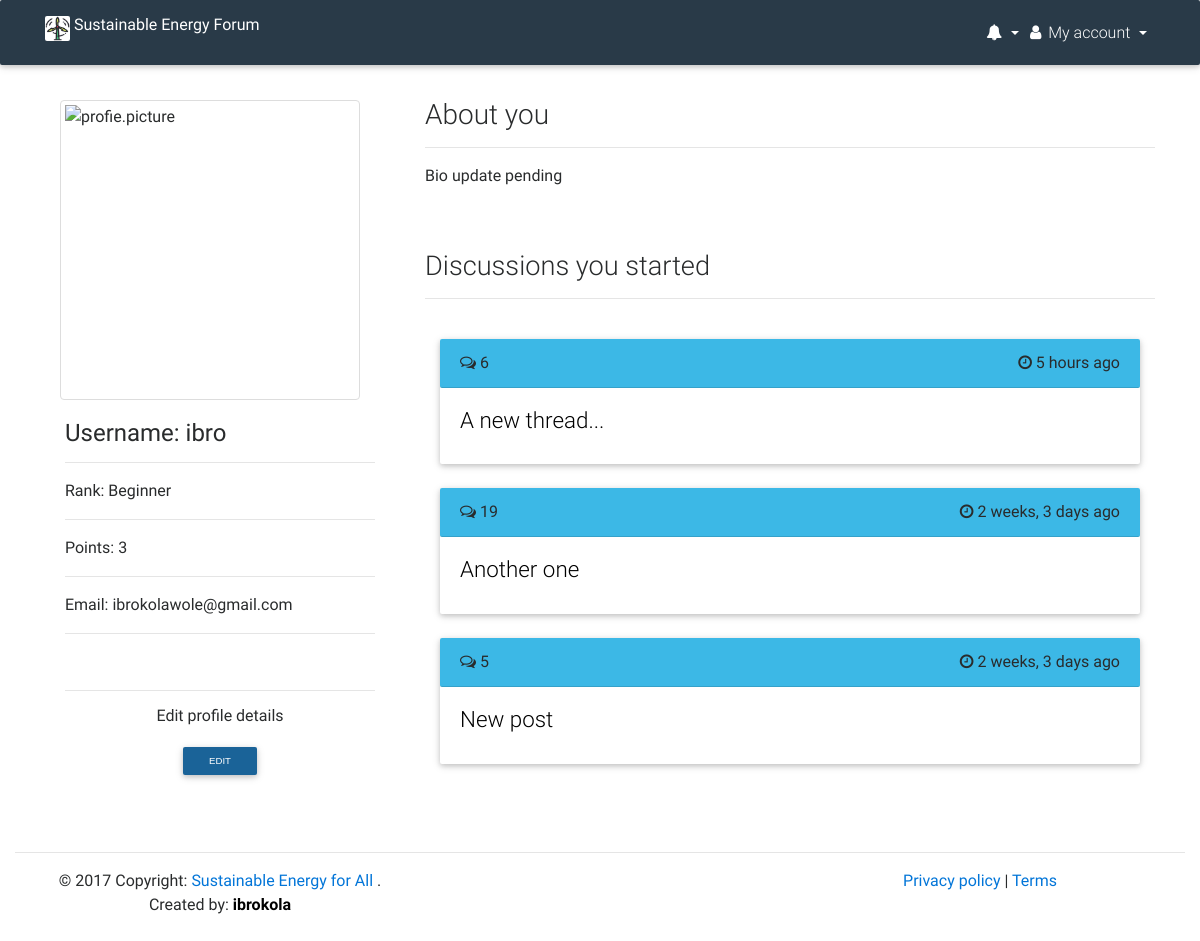
Page /u/profile/ (signed in) on the earlier database version.
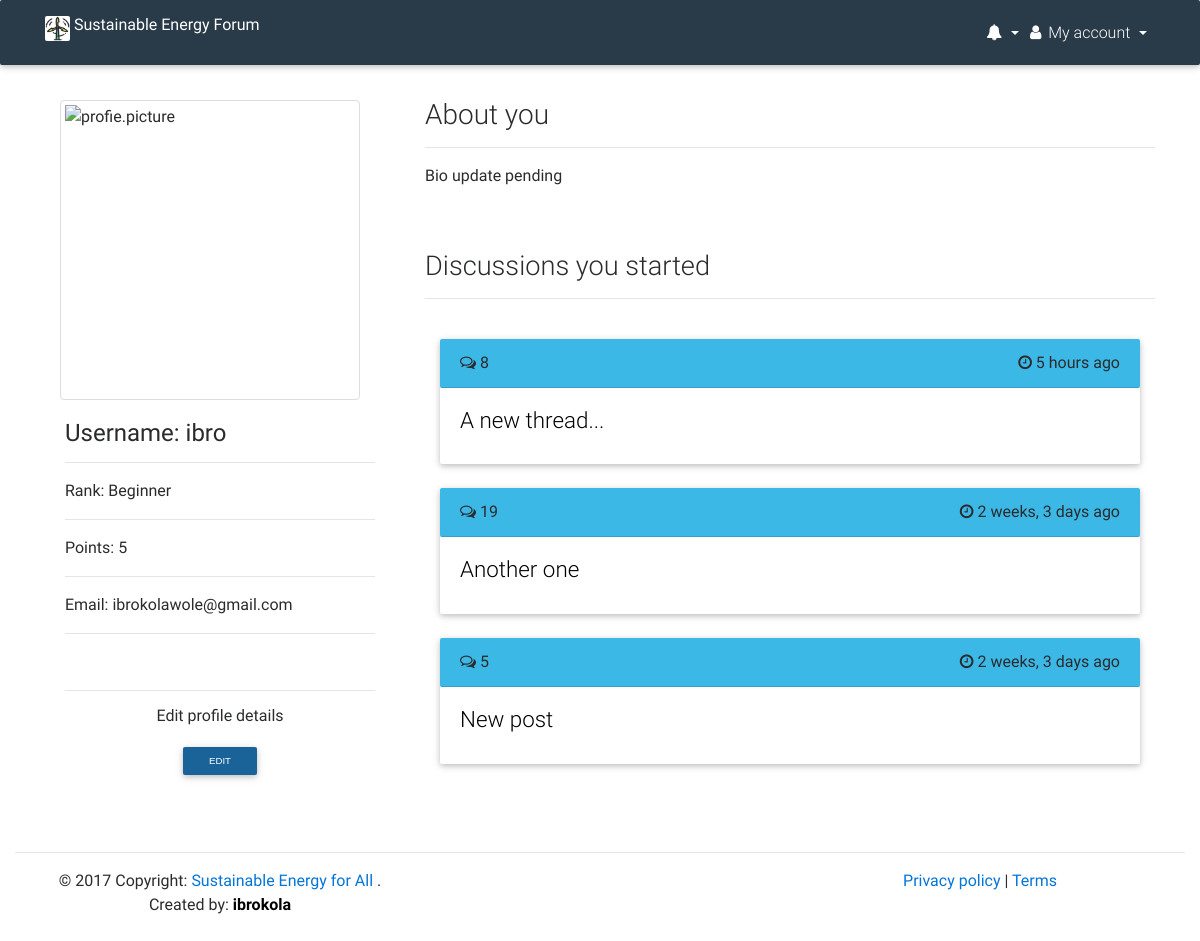
Same page on the later database version.
### users/models.py (models this page shows, shortened)
class User(AbstractBaseUser):
    username = models.CharField(
        max_length=255,
        unique=True,
    )
    email = models.EmailField(
        verbose_name='email address',
        max_length=255,
        unique=True,
    )
    first_name = models.CharField(
                max_length=120,
                null=True,
                blank=True
                )
    last_name = models.CharField(
                max_length=120,
                null=True,
                blank=True
                )
    score = models.IntegerField(default=0)
    is_active = models.BooleanField(default=True)
    is_admin = models.BooleanField(default=False)
    objects = UserManager()
    USERNAME_FIELD = 'username'
    REQUIRED_FIELDS = ['email']
    def __str__(self):              # __unicode__ on Python 2
        return self.username
    class Meta:
        db_table = "users"

### forum/models.py (models this page shows, shortened)
class Votable(models.Model):
    class Meta:
        abstract = True
    votes = GenericRelation(Vote)
    author = models.ForeignKey(User, on_delete=models.PROTECT)
    upvotes = models.IntegerField(default=0)
    downvotes = models.IntegerField(default=0)
    flags = models.IntegerField(default=0)

class Post(Votable):
    class Meta:
        db_table = "posts"
        index_together = [
            ["submission_time",],
        ]
    objects = PostsManager()
    title = models.CharField(max_length=500)
    slug = models.SlugField(max_length=500,null=True, blank=True)
    text = models.TextField(max_length=8192, blank=True)
    submission_time = models.DateTimeField(auto_now_add=True)
    num_comments = models.IntegerField(default=0)
    def get_absolute_url(self):
        return reverse('forum:discussion', kwargs={"post_id": self.pk})
    def __str__(self):
        return self.title

### profiles/views.py (the view)
class ProfileUserView(View):
    def get(self, request, *args, **kwargs):
        if request.user.is_authenticated():
            user = get_object_or_404(User, username=request.user.username)
            post_list = Post.objects.filter(author__username__iexact=user.username).order_by('-submission_time')
            paginator = Paginator(post_list, 10)
            page = request.GET.get('page')
            try:
                post = paginator.page(page)
            except PageNotAnInteger:
                post = paginator.page(1)
            except EmptyPage:
                post = paginator.page(paginator.num_pages)
            profile = Profile.objects.get(user=user)
            template = 'profiles/profile_user.html'
            context = {
                'profile': profile,
                'post': post
                }
            return render(request, template, context)
        else:
            return HttpResponseRedirect(reverse('account_login'))

### templates/profiles/profile_user.html (shortened to what this page needs)
{% extends 'base.html' %}
{% load static %}
{% load humanize %}
{% block pagecss %}
<link href="{% static 'css/mdb.css' %}" rel="stylesheet">
{% endblock %}
{% block content %}
<div class="container-fluid" style="padding-top: 100px;"></div>
<div class="container">
	<div class="row">
		<div class="col-sm-6 col-md-4">
			<section class="wow fadeIn">
			         <div class="container">
			        {% if profile.image %}
			            <img src="{{ profile.image.url }}" class="img-fluid img-thumbnail text-center" width="300" height="300" alt="profie.picture">
			        {% else %}
			        	<img src="http://www.sbsc.in/images/dummy-profile-pic.png" class="img-fluid img-thumbnail" width="300" height="300" alt="profie.picture">
			        {% endif %}
			        </div>
			        <div class="card-block">
			            <h4 class="card-title"><strong>Username: {{ profile.user.username }}</strong></h4>
						<hr>
						<p>Rank: {{ profile.rank }}</p>
						<hr>
						<p>Points: {{ request.user.score }}</p>
						<hr>
						 <p>Email: {{ profile.user.email }}</p>
						<hr>
						<br>
						 <hr>
						<div class="text-center">
							<h5>Edit profile details</h5><a href="{% url 'profile:profile_edit' %}"><button class="btn btn-default btn-sm" value="update" type="submit">Edit</button></a>
						</div>
			</section>
			<br>
		</div>
		<div class="col-sm-6 col-md-8">
			<h3>About you</h3>
            <hr>
            {% if profile.bio %}
                <p>{{ profile.bio }}</p>
            {% else %}
                <p>Bio update pending</p>
			{% endif %}
			<br>
			<br>
			<h3 class="h3-responsive">Discussions you started</h3>
			<hr>
			<br>
			<div class="col-sm-12">
			{% if post %}
				{% for item in post %}
				<div class="card">
					<div class="card-header">
						<i class="fa fa-comments-o"></i> {{  item.num_comments }}  <span class="float-right"><i class="fa fa-clock-o"></i> {{  item.submission_time | naturaltime }}</span>
					</div>
					<div class="card-block">
						<a href="{{ item.get_absolute_url }}">
							<h4 class="card-title h4-responsive" style="color: black;">{{ item }}</h4>
						</a>
					</div>
				</div>
				<br>
				{% endfor %}
			{% else %}
				<p>No post yet</p>
			{% endif %}
			<br>
			<br>
			</div>
		</div>
		<br>
		<br>
	</div>
</div>
{% endblock %}

Differences in the rows shown:
changed User: user.score "3" → "5"
changed Post "5 hours ago": num_comments "6" → "8"
